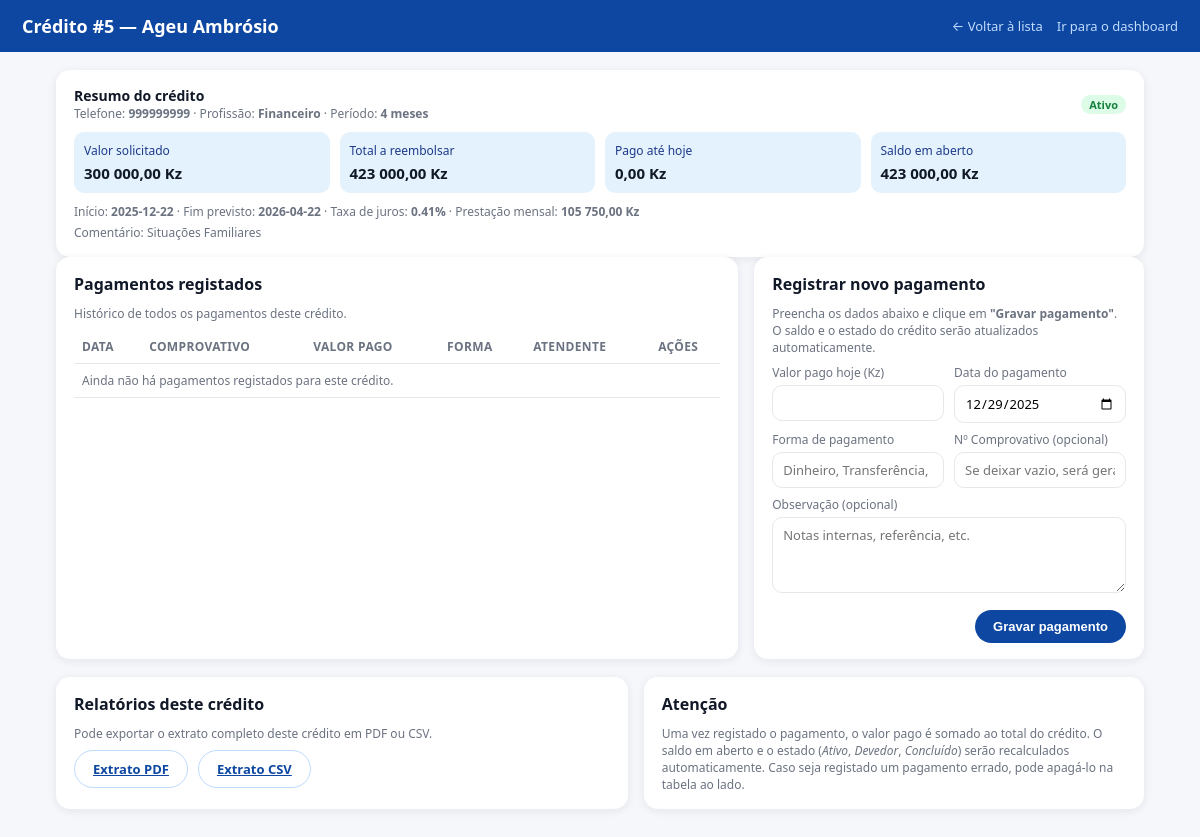
/dashboard/creditos/5, run on an earlier commit of the app's database.
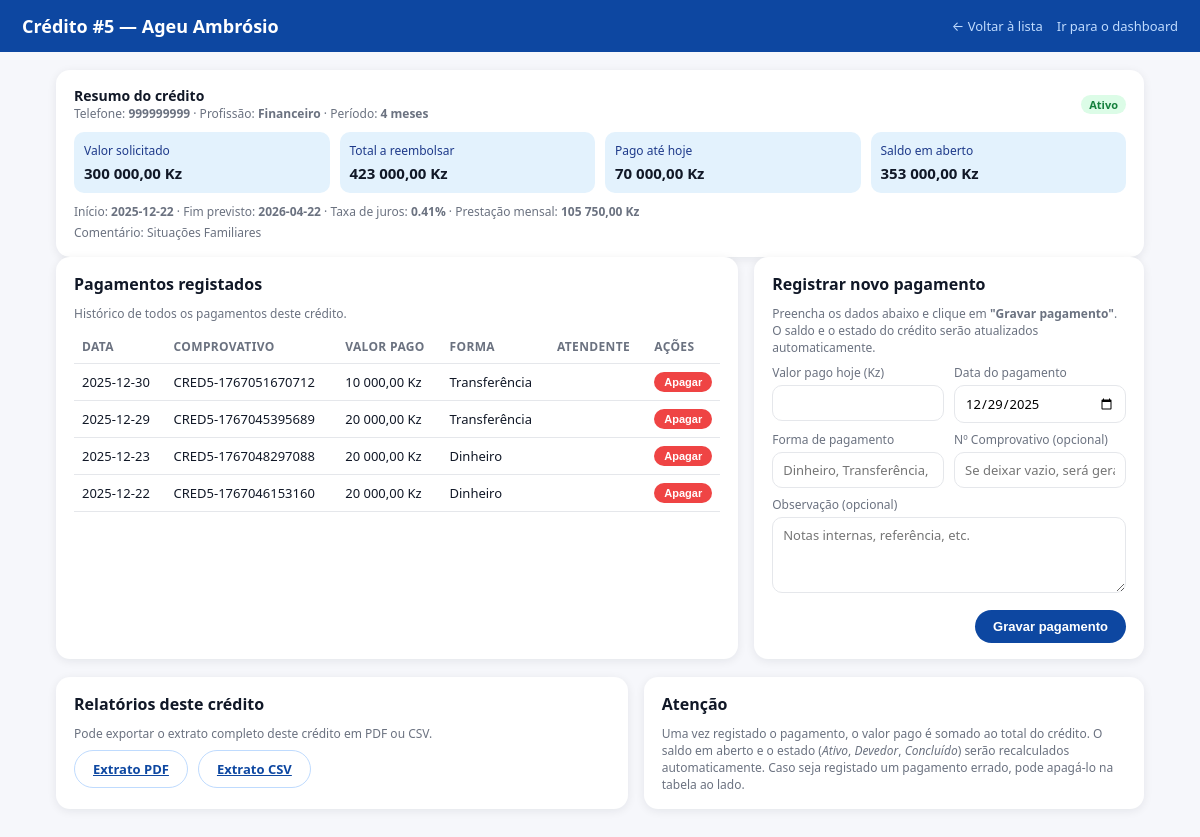
And on a later commit of the database.
### app/db_models.py (models this page shows)
class CreditoDB(Base):
    __tablename__ = "creditos"
    id_credito = Column(Integer, primary_key=True, index=True)
    nome = Column(String(120), nullable=False)
    telefone = Column(String(50), nullable=False)
    profissao = Column(String(120), nullable=False)
    salario_mensal = Column(Float, nullable=False)
    valor_solicitado = Column(Float, nullable=False)
    duracao_meses = Column(Integer, nullable=False)
    taxa_juros = Column(Float, nullable=False)
    valor_total_reembolsar = Column(Float, nullable=False)
    prestacao_mensal = Column(Float, nullable=False)
    valor_pago = Column(Float, nullable=False, default=0.0)
    saldo_em_aberto = Column(Float, nullable=False)
    data_inicio = Column(Date, nullable=False)
    data_fim = Column(Date, nullable=False)
    estado = Column(String(30), nullable=False)
    comentario = Column(Text, nullable=True)
    pagamentos = relationship(
        "PagamentoDB",
        back_populates="credito",
        cascade="all, delete-orphan",
    )

class PagamentoDB(Base):
    __tablename__ = "pagamentos"
    id_pagamento = Column(Integer, primary_key=True, index=True)
    nr_comprovativo = Column(String(50), nullable=False, unique=True, index=True)
    id_credito = Column(
        Integer,
        ForeignKey("creditos.id_credito"),
        nullable=False,
        index=True,
    )
    data_pagamento = Column(Date, nullable=False)
    valor_pago_no_dia = Column(Float, nullable=False)
    forma_pagamento = Column(String(80), nullable=False)
    observacao = Column(Text, nullable=True)
    id_atendente = Column(
        Integer,
        ForeignKey("atendentes.id_atendente"),
        nullable=True,
        index=True,
    )
    emitido_em = Column(DateTime, nullable=False, default=datetime.utcnow)
    credito = relationship("CreditoDB", back_populates="pagamentos")
    atendente = relationship("AtendenteDB", back_populates="pagamentos")

### app/routes/dashboard.py (the view)
@router.get(
    "/creditos/{id_credito}",
    response_class=HTMLResponse,
    summary="Detalhe completo de um crédito",
)
def dashboard_credito_detalhe(id_credito: int, request: Request):
    db = SessionLocal()
    try:
        credito = (
            db.query(CreditoDB)
            .filter(CreditoDB.id_credito == id_credito)
            .first()
        )
        if not credito:
            raise HTTPException(status_code=404, detail="Crédito não encontrado")
        pagamentos_db = (
            db.query(PagamentoDB)
            .filter(PagamentoDB.id_credito == id_credito)
            .order_by(
                PagamentoDB.data_pagamento.desc(),
                PagamentoDB.id_pagamento.desc(),
            )
            .all()
        )
        total_pago = sum(float(p.valor_pago_no_dia or 0) for p in pagamentos_db)
        total_reembolsar = float(credito.valor_total_reembolsar or 0)
        saldo_em_aberto = max(0.0, total_reembolsar - total_pago)
        credito.valor_pago = total_pago
        credito.saldo_em_aberto = saldo_em_aberto
        credito.estado = calcular_estado(
            credito.data_fim,
            saldo_em_aberto,
            hoje=date.today(),
        )
        db.commit()
        db.refresh(credito)
        credito_dict = {
            "id_credito": credito.id_credito,
            "nome": credito.nome,
            "telefone": credito.telefone,
            "profissao": credito.profissao,
            "salario_mensal": float(credito.salario_mensal or 0),
            "valor_solicitado": float(credito.valor_solicitado or 0),
            "duracao_meses": credito.duracao_meses,
            "taxa_juros": float(credito.taxa_juros or 0),
            "valor_total_reembolsar": float(credito.valor_total_reembolsar or 0),
            "prestacao_mensal": float(credito.prestacao_mensal or 0),
            "valor_pago": float(credito.valor_pago or 0),
            "saldo_em_aberto": float(credito.saldo_em_aberto or 0),
            "data_inicio": credito.data_inicio,
            "data_fim": credito.data_fim,
            "estado": credito.estado,
            "comentario": credito.comentario,
        }
        pagamentos = []
        for p in pagamentos_db:
            pagamentos.append(
                {
                    "id_pagamento": p.id_pagamento,
                    "data_pagamento": p.data_pagamento,
                    "nr_comprovativo": p.nr_comprovativo,
                    "valor_pago_no_dia": float(p.valor_pago_no_dia or 0),
                    "forma_pagamento": p.forma_pagamento,
                    "atendente_nome": p.atendente.nome if p.atendente else "",
                }
            )
    finally:
        db.close()
    return templates.TemplateResponse(
        "credito_detalhe.html",
        {
            "request": request,
            "credito": credito_dict,
            "pagamentos": pagamentos,
        },
    )

### templates/credito_detalhe.html (shortened to what this page needs)
<!doctype html>
<html lang="pt">
<head>
</head>
<body>
<header>
  <div class="title">
    Crédito #{{ credito.id_credito }} — {{ credito.nome }}
  </div>
  <div style="display:flex;gap:14px;align-items:center;">
    <a href="/dashboard/creditos">← Voltar à lista</a>
    <a href="/dashboard">Ir para o dashboard</a>
  </div>
</header>
<div class="wrap">
  <div class="card">
    <div class="top-actions">
      <div>
        <div style="font-size:14px;font-weight:600;">Resumo do crédito</div>
        <div class="muted">
          Telefone: <strong>{{ credito.telefone }}</strong> ·
          Profissão: <strong>{{ credito.profissao }}</strong> ·
          Período: <strong>{{ credito.duracao_meses }} meses</strong>
        </div>
      </div>
      <div class="pill
        {% if credito.estado == 'Concluído' %}pill-success
        {% elif credito.estado == 'Devedor' %}pill-danger
        {% else %}pill-success{% endif %}">
        {{ credito.estado }}
      </div>
    </div>
    <div class="summary-grid">
      <div class="metric">
        <div class="k">Valor solicitado</div>
        <div class="v">{{ "{:,.2f}".format(credito.valor_solicitado).replace(",", "X").replace(".", ",").replace("X", " ") }} Kz</div>
      </div>
      <div class="metric">
        <div class="k">Total a reembolsar</div>
        <div class="v">{{ "{:,.2f}".format(credito.valor_total_reembolsar).replace(",", "X").replace(".", ",").replace("X", " ") }} Kz</div>
      </div>
      <div class="metric">
        <div class="k">Pago até hoje</div>
        <div class="v">{{ "{:,.2f}".format(credito.valor_pago).replace(",", "X").replace(".", ",").replace("X", " ") }} Kz</div>
      </div>
      <div class="metric">
        <div class="k">Saldo em aberto</div>
        <div class="v">{{ "{:,.2f}".format(credito.saldo_em_aberto).replace(",", "X").replace(".", ",").replace("X", " ") }} Kz</div>
      </div>
    </div>
    <div class="muted" style="margin-top:10px;">
      Início: <strong>{{ credito.data_inicio }}</strong> ·
      Fim previsto: <strong>{{ credito.data_fim }}</strong> ·
      Taxa de juros: <strong>{{ "{:.2f}".format(credito.taxa_juros) }}%</strong> ·
      Prestação mensal: <strong>{{ "{:,.2f}".format(credito.prestacao_mensal).replace(",", "X").replace(".", ",").replace("X", " ") }} Kz</strong>
    </div>
    {% if credito.comentario %}
      <div class="muted" style="margin-top:4px;">Comentário: {{ credito.comentario }}</div>
    {% endif %}
  </div>
  <div class="row">
    <div class="card">
      <h2>Pagamentos registados</h2>
      <div class="muted">Histórico de todos os pagamentos deste crédito.</div>
      <table>
        <thead>
          <tr>
            <th>Data</th>
            <th>Comprovativo</th>
            <th>Valor pago</th>
            <th>Forma</th>
            <th>Atendente</th>
            <th style="width:70px;">Ações</th>
          </tr>
        </thead>
        <tbody>
          {% if pagamentos and pagamentos|length > 0 %}
            {% for p in pagamentos %}
              <tr>
                <td>{{ p.data_pagamento }}</td>
                <td>{{ p.nr_comprovativo }}</td>
                <td>{{ "{:,.2f}".format(p.valor_pago_no_dia).replace(",", "X").replace(".", ",").replace("X", " ") }} Kz</td>
                <td>{{ p.forma_pagamento }}</td>
                <td>{{ p.atendente_nome or "" }}</td>
                <td>
                  <button
                    type="button"
                    class="btn btn-danger btn-xs"
                    data-del-id="{{ p.id_pagamento }}">
                    Apagar
                  </button>
                </td>
              </tr>
            {% endfor %}
          {% else %}
            <tr>
              <td colspan="6" class="muted">Ainda não há pagamentos registados para este crédito.</td>
            </tr>
          {% endif %}
        </tbody>
      </table>
    </div>
    <div class="card">
      <h2>Registrar novo pagamento</h2>
      <div class="muted" style="margin-bottom:8px;">
        Preencha os dados abaixo e clique em <strong>"Gravar pagamento"</strong>.
        O saldo e o estado do crédito serão atualizados automaticamente.
      </div>
      <form id="formPagamento">
        <div class="form-grid">
          <div>
            <label for="valor_pago_no_dia">Valor pago hoje (Kz)</label>
            <input id="valor_pago_no_dia" name="valor_pago_no_dia" type="number" min="0" step="0.01" required />
          </div>
          <div>
            <label for="data_pagamento">Data do pagamento</label>
            <input id="data_pagamento" name="data_pagamento" type="date" required />
          </div>
        </div>
        <div class="form-grid" style="margin-top:8px;">
          <div>
            <label for="forma_pagamento">Forma de pagamento</label>
            <input id="forma_pagamento" name="forma_pagamento" type="text" placeholder="Dinheiro, Transferência, Multicaixa..." required />
          </div>
          <div>
            <label for="nr_comprovativo">Nº Comprovativo (opcional)</label>
            <input id="nr_comprovativo" name="nr_comprovativo" type="text" placeholder="Se deixar vazio, será gerado automaticamente" />
          </div>
        </div>
        <div style="margin-top:8px;">
          <label for="observacao">Observação (opcional)</label>
          <textarea id="observacao" name="observacao" placeholder="Notas internas, referência, etc."></textarea>
        </div>
        <div style="margin-top:12px;display:flex;justify-content:flex-end;gap:10px;">
          <button type="submit" class="btn btn-primary" id="btnSalvarPagamento">
            Gravar pagamento
          </button>
        </div>
      </form>
    </div>
  </div>
  <div class="row-bottom" style="margin-top:18px;">
    <div class="card">
      <h2>Relatórios deste crédito</h2>
      <div class="muted" style="margin-bottom:8px;">
        Pode exportar o extrato completo deste crédito em PDF ou CSV.
      </div>
      <div style="display:flex;flex-wrap:wrap;gap:10px;">
        <a class="btn btn-outline" href="/relatorios/creditos/{{ credito.id_credito }}/extrato.pdf" target="_blank">
          Extrato PDF
        </a>
        <a class="btn btn-outline" href="/relatorios/creditos/{{ credito.id_credito }}/extrato.csv" target="_blank">
          Extrato CSV
        </a>
      </div>
    </div>
    <div class="card">
      <h2>Atenção</h2>
      <div class="muted">
        Uma vez registado o pagamento, o valor pago é somado ao total do crédito.
        O saldo em aberto e o estado (<em>Ativo</em>, <em>Devedor</em>, <em>Concluído</em>) serão recalculados automaticamente.
        Caso seja registado um pagamento errado, pode apagá-lo na tabela ao lado.
      </div>
    </div>
  </div>
</div>
</body>
</html>

### templates/credito_detalhe.html (style rules this page uses)
:root { --bg:#f6f7fb; --card:#fff; --text:#111827; --muted:#6b7280; --line:#e5e7eb; --blue:#0D47A1; --blue-soft:#e3f2fd; --danger:#b91c1c; --success:#15803d; --warning:#b45309; }
* { box-sizing:border-box }
body { margin:0; font-family:system-ui,-apple-system,BlinkMacSystemFont,"Segoe UI",sans-serif; background:var(--bg); color:var(--text); }
header { background:var(--blue); color:#fff; padding:14px 22px; display:flex; align-items:center; justify-content:space-between; }
header .title { font-size:18px; font-weight:700; }
header a { color:#bfdbfe; text-decoration:none; font-size:13px; }
.wrap { max-width:1120px; margin:18px auto 32px; padding:0 16px; }
.row { display:grid; grid-template-columns:2.1fr 1.2fr; gap:16px; margin-bottom:16px; }
.row-bottom { display:grid; grid-template-columns:1.6fr 1.4fr; gap:16px; }
.card { background:var(--card); border-radius:14px; padding:16px 18px; box-shadow:0 2px 10px rgba(15,23,42,.08); }
.card h2 { margin:0 0 10px; font-size:16px; }
.muted { color:var(--muted);font-size:12px }
.summary-grid { display:grid; grid-template-columns:repeat(4,minmax(0,1fr)); gap:10px; margin-top:8px; }
.metric { background:var(--blue-soft); border-radius:10px; padding:10px; }
.metric .k { font-size:12px; color:#1e3a8a; }
.metric .v { margin-top:4px; font-weight:700; font-size:15px; }
table { width:100%; border-collapse:collapse; margin-top:8px; font-size:13px; }
th,td { padding:8px 8px; border-bottom:1px solid var(--line); text-align:left; }
th { color:var(--muted); font-size:12px; text-transform:uppercase; letter-spacing:.03em; }
.pill { display:inline-flex; align-items:center; padding:2px 8px; border-radius:999px; font-size:11px; font-weight:600; }
.pill-success { background:#dcfce7;color:var(--success); }
label { display:block; font-size:12px; color:var(--muted); margin-bottom:4px; }
input,select,textarea { width:100%; border-radius:10px; border:1px solid var(--line); padding:8px 10px; font-size:13px; outline:none; transition:border .15s, box-shadow .15s; font-family:inherit; }
textarea { min-height:76px;resize:vertical; }
.form-grid { display:grid; grid-template-columns:repeat(2,minmax(0,1fr)); gap:10px; }
.btn { border:none; border-radius:999px; padding:9px 18px; font-size:13px; font-weight:600; cursor:pointer; display:inline-flex; align-items:center; justify-content:center; gap:6px; }
.btn-primary { background:var(--blue); color:#fff; }
.btn-outline { background:#fff; color:var(--blue); border:1px solid #bfdbfe; }
.btn-xs { padding:4px 10px; font-size:11px; border-radius:999px; }
.btn-danger { background:var(--danger); color:#fff; border:none; }
.btn-danger.btn-xs { background:#ef4444; }
.top-actions { display:flex; justify-content:space-between; align-items:center; margin-bottom:10px; gap:10px; flex-wrap:wrap; }

What changed in the data, as far as the page shows it:
changed CreditoDB "Ageu Ambrósio": valor_pago "0,00" → "70 000,00"; saldo_em_aberto "423 000,00" → "353 000,00"
added PagamentoDB: data_pagamento "2025-12-30", nr_comprovativo "CRED5-1767051670712", valor_pago_no_dia "10 000,00", forma_pagamento "Transferência"
added PagamentoDB: data_pagamento "2025-12-29", nr_comprovativo "CRED5-1767045395689", valor_pago_no_dia "20 000,00", forma_pagamento "Transferência"
added PagamentoDB: data_pagamento "2025-12-23", nr_comprovativo "CRED5-1767048297088", valor_pago_no_dia "20 000,00", forma_pagamento "Dinheiro"
added PagamentoDB: data_pagamento "2025-12-22", nr_comprovativo "CRED5-1767046153160", valor_pago_no_dia "20 000,00", forma_pagamento "Dinheiro"
Also different on the page:
text no longer shown: "Ainda não há pagamentos registados para este crédito."
